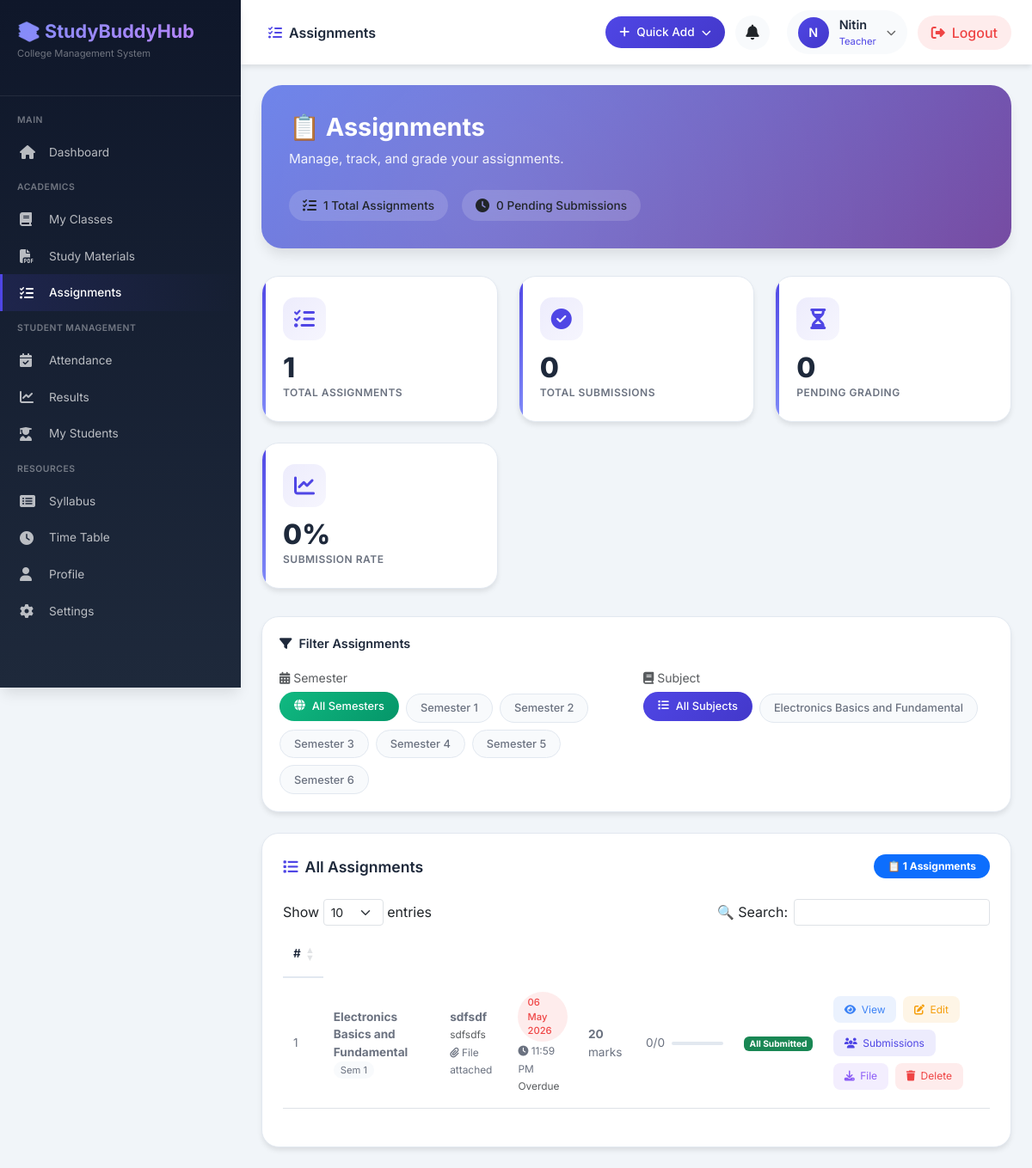
The app's page /teacher/assignments.php (signed in) with its own data.
### tables this page shows
CREATE TABLE `subjects` (
  `id` int(11) NOT NULL,
  `subject_code` varchar(20) NOT NULL,
  `subject_name` varchar(100) NOT NULL,
  `short_name` varchar(20) DEFAULT NULL,
  `credits` int(11) NOT NULL,
  `branch` varchar(50) NOT NULL,
  `semester` int(11) NOT NULL,
  `description` text DEFAULT NULL,
  `created_at` timestamp NOT NULL DEFAULT current_timestamp()
);

CREATE TABLE `assignments` (
  `id` int(11) NOT NULL,
  `subject_id` int(11) NOT NULL,
  `teacher_id` int(11) NOT NULL,
  `title` varchar(255) NOT NULL,
  `description` text NOT NULL,
  `due_date` date NOT NULL,
  `due_time` time DEFAULT NULL,
  `total_marks` int(11) DEFAULT 20,
  `file_path` varchar(255) DEFAULT NULL,
  `downloads` int(11) DEFAULT 0,
  `created_at` timestamp NOT NULL DEFAULT current_timestamp(),
  `updated_at` timestamp NULL DEFAULT NULL ON UPDATE current_timestamp()
);

### teacher/assignments.php (the view, shortened to what the rows shown need)
<?php
$host = "localhost";
$user = "root";
$password = "";
$db = "users";
$data = mysqli_connect($host, $user, $password, $db);
$teacher_email = $_SESSION['email'] ?? '';
$teacher_query = mysqli_query($data, "SELECT * FROM teacher WHERE email='$teacher_email'");
$teacher_data = mysqli_fetch_assoc($teacher_query);
$teacher_id = $teacher_data['id'] ?? 0;
$subjects_query = mysqli_query($data, "
    SELECT DISTINCT s.id, s.subject_name, s.subject_code, s.semester
    FROM subjects s
    JOIN assignments a ON a.subject_id = s.id
    WHERE a.teacher_id = '$teacher_id'
    ORDER BY s.semester ASC, s.subject_name ASC
");
$unique_subjects = [];
if ($subjects_query) {
    while ($row = mysqli_fetch_assoc($subjects_query)) {
        $unique_subjects[] = $row;
    }
}
$selected_semester = isset($_GET['semester']) ? mysqli_real_escape_string($data, $_GET['semester']) : 'all';
$selected_subject = isset($_GET['subject']) ? mysqli_real_escape_string($data, $_GET['subject']) : 'all';
$all_assignments = [];
$where_clause = "WHERE a.teacher_id = '$teacher_id'";
$assignment_query = mysqli_query($data, "
    SELECT
        a.id,
        a.subject_id,
        s.subject_name,
        s.semester,
        a.title,
        a.description,
        a.due_date,
        a.due_time,
        a.total_marks,
        a.file_path,
        a.created_at,
        COUNT(DISTINCT sub.id) AS submissions,
        (
            SELECT COUNT(*)
            FROM admission adm
            WHERE adm.Branch = s.branch AND adm.Semester = s.semester
        ) AS total_students
    FROM assignments a
    JOIN subjects s ON s.id = a.subject_id
    LEFT JOIN submissions sub ON sub.assignment_id = a.id
    $where_clause
    GROUP BY a.id
    ORDER BY a.created_at DESC
");
if ($assignment_query) {
    while ($row = mysqli_fetch_assoc($assignment_query)) {
        $row['submissions'] = (int) $row['submissions'];
        $row['total_students'] = (int) $row['total_students'];
        $row['pending'] = max(0, $row['total_students'] - $row['submissions']);
        $all_assignments[] = $row;
    }
}
$filtered_assignments = $all_assignments;
?>
<!DOCTYPE html>
<html lang="en">
<head>
    <link href="https://cdn.jsdelivr.net/npm/bootstrap@5.3.0/dist/css/bootstrap.min.css" rel="stylesheet">
    <link rel="stylesheet" href="https://cdnjs.cloudflare.com/ajax/libs/font-awesome/6.4.0/css/all.min.css">
    <link href="https://unpkg.com/aos@2.3.1/dist/aos.css" rel="stylesheet">
    <link rel="stylesheet" href="https://cdn.datatables.net/1.13.6/css/dataTables.bootstrap5.min.css">
</head>
<body>
    <div class="teacher-wrap">
        <div class="main">
            <div class="content">
                <div class="welcome-banner" data-aos="fade-up">
                    <div class="welcome-content">
                        <h2>📋 Assignments</h2>
                    </div>
                </div>
                <div class="filter-section" data-aos="fade-up" data-aos-delay="100">
                    <div class="row g-3">
                        <div class="col-md-6">
                            <div class="filter-buttons">
                                <a href="?semester=<?php echo $selected_semester; ?>&subject=all"
                                    class="filter-btn filter-btn-subject <?php echo ($selected_subject == 'all') ? 'active' : ''; ?>">
                                    <i class="fas fa-list"></i> All Subjects
                                </a>
                                <?php foreach ($unique_subjects as $subject): ?>
                                    <a href="?semester=<?php echo $selected_semester; ?>&subject=<?php echo $subject['id']; ?>"
                                        class="filter-btn filter-btn-subject <?php echo ($selected_subject == $subject['id']) ? 'active' : ''; ?>">
                                        <?php echo htmlspecialchars($subject['subject_name']); ?>
                                    </a>
                                <?php endforeach; ?>
                            </div>
                        </div>
                    </div>
                </div>
                <div class="table-card" data-aos="fade-up" data-aos-delay="200">
                    <?php if (empty($filtered_assignments)): ?>
                        <div class="empty-state">
                            <i class="fas fa-tasks"></i>
                            <h5>No Assignments Found</h5>
                            <p>Use the Quick Add button above to create your first assignment.</p>
                        </div>
                    <?php else: ?>
                        <div class="table-responsive">
                            <table id="assignmentsTable" class="table table-hover">
                                <thead>
                                    <tr>
                                        <th style="width: 5%">#</th>
                                </thead>
                                <tbody>
                                    <?php foreach ($filtered_assignments as $index => $assignment):
                                        $today = strtotime(date('Y-m-d'));
                                        $due = strtotime($assignment['due_date']);
                                        $days_diff = round(($due - $today) / (60 * 60 * 24));
                                        if ($days_diff < 0) {
                                            $due_class = 'due-today';
                                            $due_text = 'Overdue';
                                        } elseif ($days_diff == 0) {
                                            $due_class = 'due-today';
                                            $due_text = 'Today';
                                        } elseif ($days_diff <= 3) {
                                            $due_class = 'due-soon';
                                            $due_text = $days_diff . ' days left';
                                        } else {
                                            $due_class = 'due-future';
                                            $due_text = $days_diff . ' days left';
                                        }
                                        ?>
                                        <tr>
                                            <td><?php echo $index + 1; ?></td>
                                            <td>
                                                <strong><?php echo htmlspecialchars($assignment['subject_name']); ?></strong>
                                                <br><span class="badge-semester">Sem
                                                    <?php echo $assignment['semester']; ?></span>
                                            </td>
                                            <td>
                                                <strong><?php echo htmlspecialchars($assignment['title']); ?></strong>
                                                <?php if (!empty($assignment['description'])): ?>
                                                    <br><small
                                                        class="text-muted"><?php echo htmlspecialchars(substr($assignment['description'], 0, 60));
                                                        if (strlen($assignment['description']) > 60)
                                                            echo '...'; ?></small>
                                                <?php endif; ?>
                                                <?php if (!empty($assignment['file_path'])): ?>
                                                    <br><small><i class="fas fa-paperclip"></i> File attached</small>
                                                <?php endif; ?>
                                            </td>
                                            <td>
                                                <span class="due-badge <?php echo $due_class; ?>">
                                                    <?php echo date('d M Y', strtotime($assignment['due_date'])); ?>
                                                </span>
                                                <br><small><i class="fas fa-clock"></i>
                                                    <?php echo date('h:i A', strtotime($assignment['due_time'])); ?></small>
                                                <br><small class="text-muted"><?php echo $due_text; ?></small>
                                            </td>
                                            <td><span class="fw-bold"><?php echo $assignment['total_marks']; ?></span> marks
                                            </td>
                                            <td>
                                                <div class="d-flex align-items-center gap-2">
                                                    <span><?php echo $assignment['submissions']; ?>/<?php echo $assignment['total_students']; ?></span>
                                                    <div class="progress-small">
                                                    </div>
                                                </div>
                                            </td>
                                            <td>
                                                <?php if ($assignment['pending'] > 0): ?>
                                                    <span class="pending-count"><?php echo $assignment['pending']; ?> pending</span>
                                                <?php else: ?>
                                                    <span class="badge bg-success">All Submitted</span>
                                                <?php endif; ?>
                                            </td>
                                            <td>
                                                <div class="d-flex gap-2 flex-wrap">
                                                    <button class="btn-action btn-view"
                                                        onclick='viewAssignmentDetails(<?php echo json_encode($assignment); ?>)'>
                                                        <i class="fas fa-eye"></i> View
                                                    </button>
                                                    <button class="btn-action btn-edit"
                                                        onclick='openEditModal(<?php echo json_encode($assignment); ?>)'>
                                                        <i class="fas fa-edit"></i> Edit
                                                    </button>
                                                    <button class="btn-action btn-submissions"
                                                        onclick="viewSubmissions(<?php echo $assignment['id']; ?>, '<?php echo htmlspecialchars($assignment['title']); ?>')">
                                                        <i class="fas fa-users"></i> Submissions
                                                    </button>
                                                    <?php if (!empty($assignment['file_path'])): ?>
                                                        <a href="../<?php echo $assignment['file_path']; ?>"
                                                            class="btn-action btn-download" download>
                                                            <i class="fas fa-download"></i> File
                                                        </a>
                                                    <?php endif; ?>
                                                    <a href="?delete=<?php echo $assignment['id']; ?>&semester=<?php echo urlencode($selected_semester); ?>&subject=<?php echo urlencode($selected_subject); ?>"
                                                        class="btn-action btn-delete"
                                                        onclick="return confirm('Are you sure you want to delete this assignment?')">
                                                        <i class="fas fa-trash"></i> Delete
                                                    </a>
                                                </div>
                                            </td>
                                        </tr>
                                    <?php endforeach; ?>
                                </tbody>
                            </table </div>
                        <?php endif; ?>
                    </div>
                </div>
            </div>
        </div>
            </div>
</body>
</html>

### records on screen
subjects: subject_name "Electronics Basics and Fundamental"
assignments: subject.subject_name "Electronics Basics and Fundamental", subject.semester "1", title "sdfsdf", description "sdfsdfs", shows "File attached", due_date "06 May 2026", due_time "11:59 PM", due_date "Overdue", total_marks "20", submissions "0", total_students "0"

### other values on screen
substr($teacher_name ?? $_SESSION['username'] ?? 'T', 0, 1) "N"
$teacher_name "Nitin"
$total_assignments "1"
$total_pending "0"
$total_submissions "0"
$avg_submission_rate "0"
